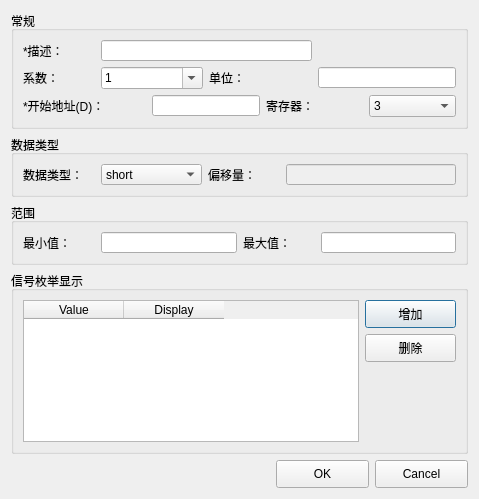
<?xml version="1.0" encoding="UTF-8"?>
<ui version="4.0">
 <class>AddSignalDialog</class>
 <widget class="QDialog" name="AddSignalDialog">
  <property name="geometry">
   <rect>
    <x>0</x>
    <y>0</y>
    <width>479</width>
    <height>499</height>
   </rect>
  </property>
  <property name="minimumSize">
   <size>
    <width>479</width>
    <height>468</height>
   </size>
  </property>
  <property name="windowTitle">
   <string>AddSignalDialog</string>
  </property>
  <layout class="QVBoxLayout" name="verticalLayout">
   <item>
    <widget class="QGroupBox" name="groupBox">
     <property name="title">
      <string>常规</string>
     </property>
     <layout class="QGridLayout" name="gridLayout">
      <item row="0" column="0">
       <widget class="QLabel" name="label">
        <property name="minimumSize">
         <size>
          <width>72</width>
          <height>15</height>
         </size>
        </property>
        <property name="text">
         <string>*描述：</string>
        </property>
        <property name="buddy">
         <cstring>lineEdit_miaoshu</cstring>
        </property>
       </widget>
      </item>
      <item row="0" column="1" colspan="4">
       <widget class="QLineEdit" name="lineEdit_miaoshu">
        <property name="minimumSize">
         <size>
          <width>0</width>
          <height>21</height>
         </size>
        </property>
        <property name="maximumSize">
         <size>
          <width>16777215</width>
          <height>21</height>
         </size>
        </property>
       </widget>
      </item>
      <item row="1" column="0">
       <widget class="QLabel" name="label_2">
        <property name="minimumSize">
         <size>
          <width>72</width>
          <height>15</height>
         </size>
        </property>
        <property name="text">
         <string>系数：</string>
        </property>
        <property name="buddy">
         <cstring>comboBox_xishu</cstring>
        </property>
       </widget>
      </item>
      <item row="1" column="1" colspan="2">
       <widget class="QComboBox" name="comboBox_xishu">
        <property name="minimumSize">
         <size>
          <width>0</width>
          <height>22</height>
         </size>
        </property>
        <property name="maximumSize">
         <size>
          <width>16777215</width>
          <height>22</height>
         </size>
        </property>
        <property name="editable">
         <bool>true</bool>
        </property>
        <item>
         <property name="text">
          <string>1</string>
         </property>
        </item>
        <item>
         <property name="text">
          <string>0.1</string>
         </property>
        </item>
        <item>
         <property name="text">
          <string>0.01</string>
         </property>
        </item>
        <item>
         <property name="text">
          <string>0.001</string>
         </property>
        </item>
       </widget>
      </item>
      <item row="1" column="3" colspan="2">
       <widget class="QLabel" name="label_3">
        <property name="minimumSize">
         <size>
          <width>72</width>
          <height>15</height>
         </size>
        </property>
        <property name="maximumSize">
         <size>
          <width>72</width>
          <height>15</height>
         </size>
        </property>
        <property name="text">
         <string>单位：</string>
        </property>
        <property name="buddy">
         <cstring>lineEdit_unit</cstring>
        </property>
       </widget>
      </item>
      <item row="1" column="5" colspan="2">
       <widget class="QLineEdit" name="lineEdit_unit">
        <property name="minimumSize">
         <size>
          <width>0</width>
          <height>21</height>
         </size>
        </property>
        <property name="maximumSize">
         <size>
          <width>16777215</width>
          <height>21</height>
         </size>
        </property>
       </widget>
      </item>
      <item row="2" column="0" colspan="2">
       <widget class="QLabel" name="label_7">
        <property name="minimumSize">
         <size>
          <width>101</width>
          <height>16</height>
         </size>
        </property>
        <property name="text">
         <string>*开始地址(D)：</string>
        </property>
        <property name="buddy">
         <cstring>lineEdit_addr</cstring>
        </property>
       </widget>
      </item>
      <item row="2" column="2" colspan="2">
       <widget class="QLineEdit" name="lineEdit_addr">
        <property name="minimumSize">
         <size>
          <width>0</width>
          <height>21</height>
         </size>
        </property>
        <property name="maximumSize">
         <size>
          <width>16777215</width>
          <height>21</height>
         </size>
        </property>
       </widget>
      </item>
      <item row="2" column="4" colspan="2">
       <widget class="QLabel" name="label_9">
        <property name="minimumSize">
         <size>
          <width>72</width>
          <height>15</height>
         </size>
        </property>
        <property name="text">
         <string>寄存器：</string>
        </property>
        <property name="buddy">
         <cstring>comboBox_reg</cstring>
        </property>
       </widget>
      </item>
      <item row="2" column="6">
       <widget class="QComboBox" name="comboBox_reg">
        <property name="minimumSize">
         <size>
          <width>87</width>
          <height>22</height>
         </size>
        </property>
        <property name="maximumSize">
         <size>
          <width>87</width>
          <height>22</height>
         </size>
        </property>
        <item>
         <property name="text">
          <string>3</string>
         </property>
        </item>
        <item>
         <property name="text">
          <string>4</string>
         </property>
        </item>
       </widget>
      </item>
     </layout>
    </widget>
   </item>
   <item>
    <widget class="QGroupBox" name="groupBox_2">
     <property name="title">
      <string>数据类型</string>
     </property>
     <layout class="QHBoxLayout" name="horizontalLayout">
      <item>
       <widget class="QLabel" name="label_4">
        <property name="minimumSize">
         <size>
          <width>72</width>
          <height>15</height>
         </size>
        </property>
        <property name="text">
         <string>数据类型：</string>
        </property>
        <property name="buddy">
         <cstring>comboBox_datatype</cstring>
        </property>
       </widget>
      </item>
      <item>
       <widget class="QComboBox" name="comboBox_datatype">
        <property name="minimumSize">
         <size>
          <width>101</width>
          <height>21</height>
         </size>
        </property>
        <property name="maximumSize">
         <size>
          <width>16777215</width>
          <height>21</height>
         </size>
        </property>
        <item>
         <property name="text">
          <string>short</string>
         </property>
        </item>
        <item>
         <property name="text">
          <string>unshort</string>
         </property>
        </item>
        <item>
         <property name="text">
          <string>int(abcd)</string>
         </property>
        </item>
        <item>
         <property name="text">
          <string>int(cdab)</string>
         </property>
        </item>
        <item>
         <property name="text">
          <string>int(badc)</string>
         </property>
        </item>
        <item>
         <property name="text">
          <string>int(dcba)</string>
         </property>
        </item>
        <item>
         <property name="text">
          <string>unint(abcd)</string>
         </property>
        </item>
        <item>
         <property name="text">
          <string>unint(cdab)</string>
         </property>
        </item>
        <item>
         <property name="text">
          <string>unint(badc)</string>
         </property>
        </item>
        <item>
         <property name="text">
          <string>unint(dcba)</string>
         </property>
        </item>
        <item>
         <property name="text">
          <string>float(abcd)</string>
         </property>
        </item>
        <item>
         <property name="text">
          <string>float(cdab)</string>
         </property>
        </item>
        <item>
         <property name="text">
          <string>float(badc)</string>
         </property>
        </item>
        <item>
         <property name="text">
          <string>float(dcba)</string>
         </property>
        </item>
        <item>
         <property name="text">
          <string>string</string>
         </property>
        </item>
       </widget>
      </item>
      <item>
       <widget class="QLabel" name="label_8">
        <property name="minimumSize">
         <size>
          <width>72</width>
          <height>15</height>
         </size>
        </property>
        <property name="text">
         <string>偏移量：</string>
        </property>
        <property name="buddy">
         <cstring>lineEdit_offset</cstring>
        </property>
       </widget>
      </item>
      <item>
       <widget class="QLineEdit" name="lineEdit_offset">
        <property name="enabled">
         <bool>false</bool>
        </property>
        <property name="minimumSize">
         <size>
          <width>0</width>
          <height>21</height>
         </size>
        </property>
        <property name="maximumSize">
         <size>
          <width>16777215</width>
          <height>21</height>
         </size>
        </property>
       </widget>
      </item>
     </layout>
    </widget>
   </item>
   <item>
    <widget class="QGroupBox" name="groupBox_3">
     <property name="title">
      <string>范围</string>
     </property>
     <layout class="QHBoxLayout" name="horizontalLayout_2">
      <item>
       <widget class="QLabel" name="label_5">
        <property name="minimumSize">
         <size>
          <width>72</width>
          <height>15</height>
         </size>
        </property>
        <property name="text">
         <string>最小值：</string>
        </property>
        <property name="buddy">
         <cstring>lineEdit_min</cstring>
        </property>
       </widget>
      </item>
      <item>
       <widget class="QLineEdit" name="lineEdit_min">
        <property name="minimumSize">
         <size>
          <width>0</width>
          <height>21</height>
         </size>
        </property>
        <property name="maximumSize">
         <size>
          <width>16777215</width>
          <height>21</height>
         </size>
        </property>
       </widget>
      </item>
      <item>
       <widget class="QLabel" name="label_6">
        <property name="minimumSize">
         <size>
          <width>72</width>
          <height>15</height>
         </size>
        </property>
        <property name="text">
         <string>最大值：</string>
        </property>
        <property name="buddy">
         <cstring>lineEdit_max</cstring>
        </property>
       </widget>
      </item>
      <item>
       <widget class="QLineEdit" name="lineEdit_max">
        <property name="minimumSize">
         <size>
          <width>0</width>
          <height>21</height>
         </size>
        </property>
        <property name="maximumSize">
         <size>
          <width>16777215</width>
          <height>21</height>
         </size>
        </property>
       </widget>
      </item>
     </layout>
    </widget>
   </item>
   <item>
    <widget class="QGroupBox" name="groupBox_4">
     <property name="title">
      <string>信号枚举显示</string>
     </property>
     <layout class="QGridLayout" name="gridLayout_2">
      <item row="0" column="0" rowspan="3">
       <widget class="QTableWidget" name="tableWidget_enum">
        <column>
         <property name="text">
          <string>Value</string>
         </property>
        </column>
        <column>
         <property name="text">
          <string>Display</string>
         </property>
        </column>
       </widget>
      </item>
      <item row="0" column="1">
       <widget class="QPushButton" name="pushButton_add">
        <property name="minimumSize">
         <size>
          <width>91</width>
          <height>28</height>
         </size>
        </property>
        <property name="maximumSize">
         <size>
          <width>91</width>
          <height>28</height>
         </size>
        </property>
        <property name="text">
         <string>增加</string>
        </property>
       </widget>
      </item>
      <item row="1" column="1">
       <widget class="QPushButton" name="pushButton_del">
        <property name="minimumSize">
         <size>
          <width>91</width>
          <height>28</height>
         </size>
        </property>
        <property name="maximumSize">
         <size>
          <width>91</width>
          <height>28</height>
         </size>
        </property>
        <property name="text">
         <string>删除</string>
        </property>
       </widget>
      </item>
      <item row="2" column="1">
       <spacer name="verticalSpacer">
        <property name="orientation">
         <enum>Qt::Vertical</enum>
        </property>
        <property name="sizeHint" stdset="0">
         <size>
          <width>20</width>
          <height>69</height>
         </size>
        </property>
       </spacer>
      </item>
     </layout>
    </widget>
   </item>
   <item>
    <layout class="QHBoxLayout" name="horizontalLayout_3">
     <item>
      <spacer name="horizontalSpacer">
       <property name="orientation">
        <enum>Qt::Horizontal</enum>
       </property>
       <property name="sizeHint" stdset="0">
        <size>
         <width>40</width>
         <height>20</height>
        </size>
       </property>
      </spacer>
     </item>
     <item>
      <widget class="QPushButton" name="pushButton_3">
       <property name="minimumSize">
        <size>
         <width>93</width>
         <height>28</height>
        </size>
       </property>
       <property name="maximumSize">
        <size>
         <width>93</width>
         <height>28</height>
        </size>
       </property>
       <property name="text">
        <string>OK</string>
       </property>
      </widget>
     </item>
     <item>
      <widget class="QPushButton" name="pushButton_4">
       <property name="minimumSize">
        <size>
         <width>93</width>
         <height>28</height>
        </size>
       </property>
       <property name="maximumSize">
        <size>
         <width>93</width>
         <height>28</height>
        </size>
       </property>
       <property name="text">
        <string>Cancel</string>
       </property>
      </widget>
     </item>
    </layout>
   </item>
  </layout>
 </widget>
 <resources/>
 <connections/>
</ui>
